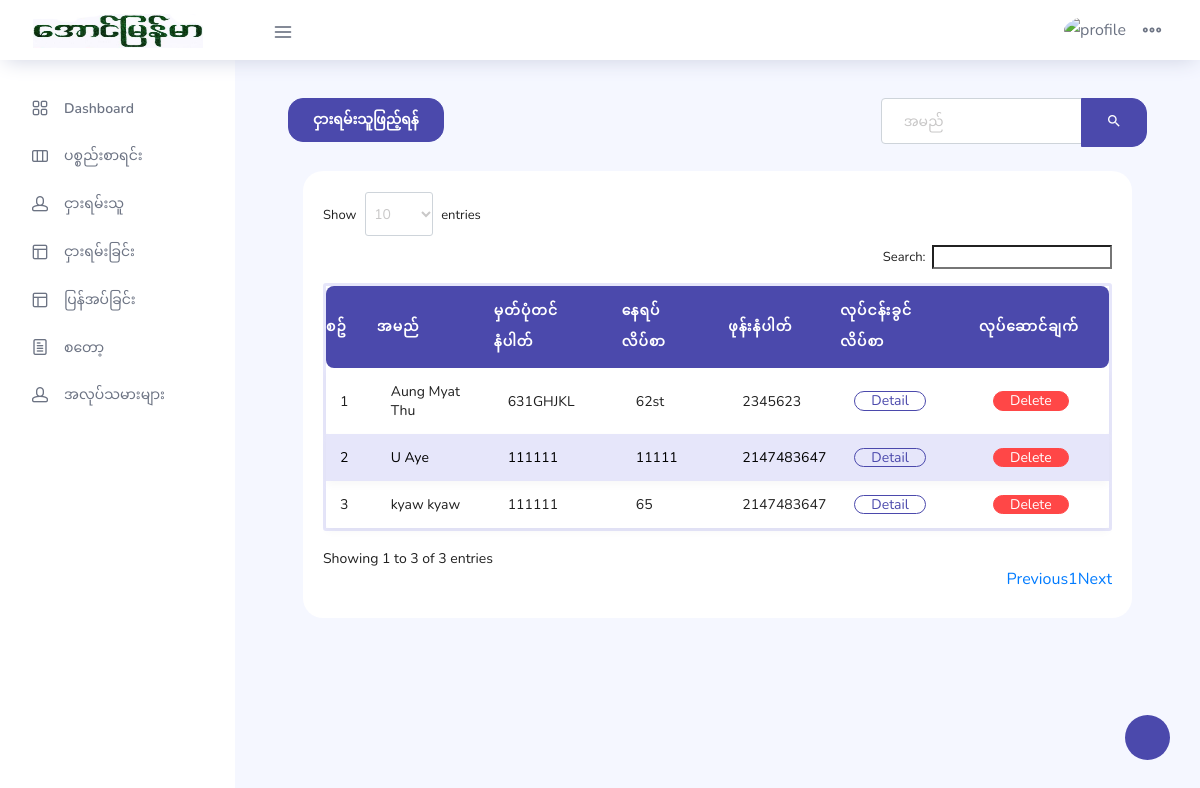
The page /customer.php (signed in) on the database as committed earlier.
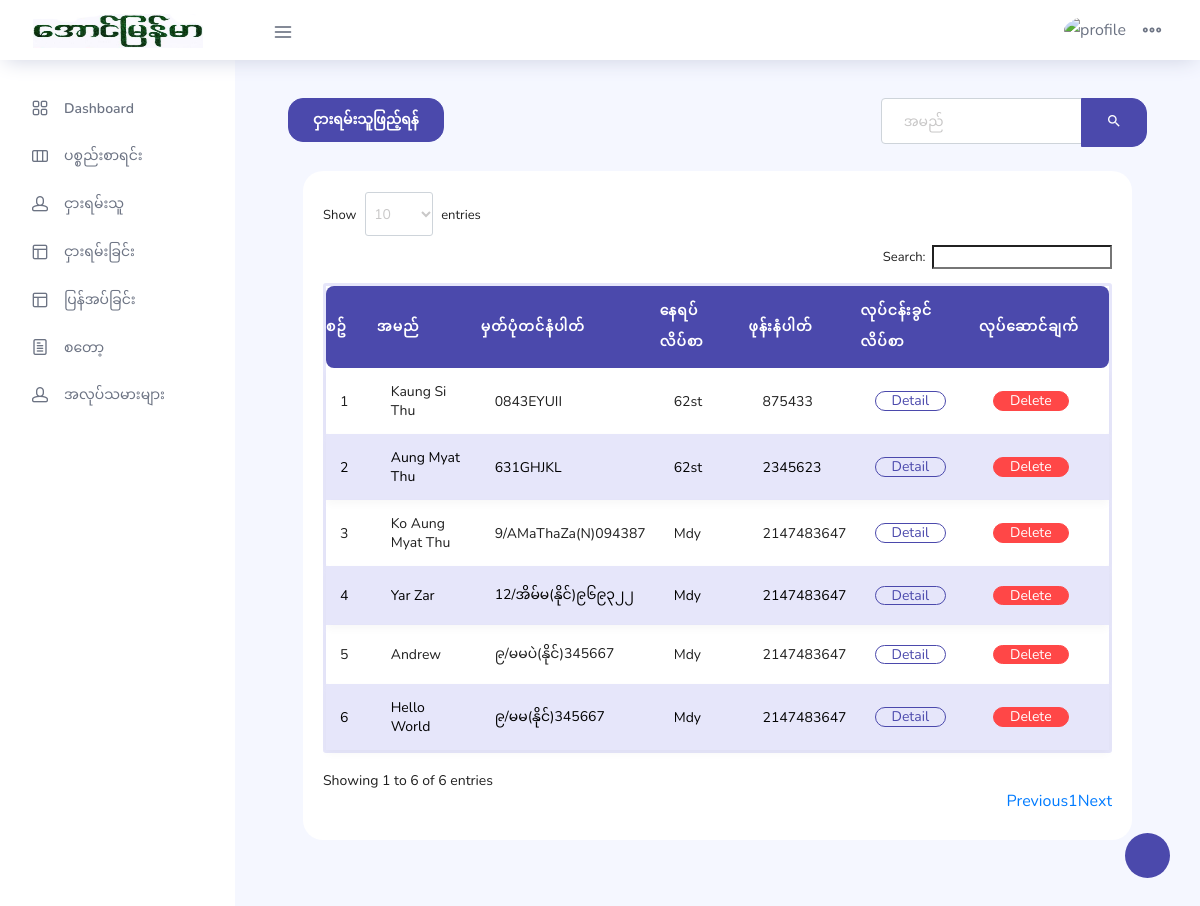
The same page on the database as committed later.
### tables this page shows
CREATE TABLE `customer` (
  `id` int(11) NOT NULL,
  `cus_name` varchar(255) NOT NULL,
  `NRC` varchar(255) NOT NULL,
  `address` varchar(255) NOT NULL,
  `phone_number` varchar(255) NOT NULL
);

### customer.php (the view, shortened to what this page needs)
<?php
include_once __DIR__."/includes/config.php";
?>
<?php
include_once "layouts/header.php";
?>
      <div class="main-panel">
            <div class="content-wrapper">
                <div class="container-fluid">
            <div class="row mb-4">
              <div class="col text-left">
                <a href="#" class="btn btn-primary" data-toggle="modal" data-target="#largeModal"><b> ငှားရမ်းသူဖြည့်ရန်</b></a>
              </div>
              <div class="input-group col-md-4">
              <input type="text" class="form-control" name="" id="" placeholder="အမည်">
                <div class="input-group-append">
                <button class="btn btn-primary" type="button">
                <i class="mdi mdi-magnify"></i>
                </button>
                </div>
              </div>
</div>
<div class="container-fluid mt-3">
                <div class="row">
                    <div class="col-md-12 grid-margin stretch-card">
                        <div class="card">
                            <div class="card-body">
                                <div class="row">
                                    <div class="col-12">
                                        <div class="table-responsive">
                                            <table id="datatable" class="display expandable-table no-footer" style="width:100%">
                                                <thead>
                                                    <tr>
                                                    <th>စဥ်</th>
                                                    <th>အမည်</th>
                                                    <th>မှတ်ပုံတင်နံပါတ်</th>
                                                    <th>နေရပ်လိပ်စာ</th>
                                                    <th>ဖုန်းနံပါတ်</th>
                                                    <th>လုပ်ငန်းခွင်လိပ်စာ</th>
                                                    <th>လုပ်ဆောင်ချက်</th>
                                                    </tr>
                                                </thead>
                                                <tbody>
                                                <?php
                          $query = "select * from customer ";
                          $result = mysqli_query($con,$query);
                          $count = 1;
                          while($row = mysqli_fetch_array($result) ){
                          $data_id = $row['id'];
                          $data_name = $row['cus_name'];
                          $data_nrc= $row['NRC'];
                          $data_add = $row['address'];
                          $data_ph = $row['phone_number'];
                          ?>
                        <tr>
                        <td><?php echo $count; ?></td>
                        <td> <div contentEditable='true' class='cust_edit' id='name_<?php echo $data_id; ?>'> <?php echo $data_name; ?></div> </td>
                        <td> <div contentEditable='true' class='cust_edit' id='nrc_<?php echo $data_id; ?>'> <?php echo $data_nrc; ?></div> </td>
                        <td> <div contentEditable='true' class='cust_edit' id='address_<?php echo $data_id; ?>'><?php echo $data_add; ?> </div> </td>
                        <td> <div contentEditable='true' class='cust_edit' id='phone_number_<?php echo $data_id; ?>'><?php echo $data_ph; ?> </div> </td>
                        <td  ><a class="btn btn-outline-primary detail"  id='<?php echo $data_id ?>' data-toggle="modal" data-target="#detail">Detail</a></td>
                        <td  cid='<?php echo $data_id; ?>'><a class='btn btn-danger deleteCustomer '> Delete</a></td>
                        </tr>
                        <?php
                        $count ++;
                        }
                        ?>
                                                </tbody>
                                            </table>
                                        </div>
                                    </div>
                                </div>
                            </div>
                        </div>
                    </div>
                </div>
            </div>
     </div>
    </div>
     </div>
    </div>
<?php
include_once "layouts/footer.php";
?>

### layouts/header.php (shortened to what this page needs)
<!DOCTYPE html>
<html lang="en">
<head>
  <link rel="stylesheet" href="vendors/feather/feather.css">
  <link rel="stylesheet" href="vendors/ti-icons/css/themify-icons.css">
  <link rel="stylesheet" href="vendors/css/vendor.bundle.base.css">
  <link rel="stylesheet" href="vendors/mdi/css/materialdesignicons.min.css">
  <link rel="stylesheet" href="vendors/ti-icons/css/themify-icons.css">
  <link rel="stylesheet" href="css/vertical-layout-light/style.css">
  <link rel="stylesheet" href="vendors/datatables.net-bs4/dataTables.bootstrap4.css">
  <link rel="stylesheet" href="css/style.css">
  <linK rel="stylesheet" href="css/detail_form.css">
</head>
<body>
  <div class="container-scroller">
    <nav class="navbar col-lg-12 col-12 p-0 fixed-top d-flex flex-row">
      <div class="text-center navbar-brand-wrapper d-flex align-items-center justify-content-center">
        <a class="navbar-brand brand-logo ml-2" href="#"><img width="170px" height="100px" src="images/agmyanmar.png" class="mr-2" alt="logo"/></a>
      </div>
      <div class="navbar-menu-wrapper d-flex align-items-center justify-content-end">
        <button class="navbar-toggler navbar-toggler align-self-center" type="button" data-toggle="minimize">
          <span class="icon-menu"></span>
        </button>
        <ul class="navbar-nav navbar-nav-right">
          <li class="nav-item nav-profile dropdown">
            <a class="nav-link dropdown-toggle" href="#" data-toggle="dropdown" id="profileDropdown">
              <img src="images/faces/face28.jpg" alt="profile"/>
            </a>
          </li>
          <li class="nav-item nav-settings d-none d-lg-flex">
            <a class="nav-link" href="#">
              <i class="icon-ellipsis"></i>
            </a>
          </li>
        </ul>
      </div>
    </nav>
    <div class="container-fluid page-body-wrapper">
      <div class="theme-setting-wrapper">
        <div id="settings-trigger"><i class="ti-settings"></i></div>
      </div>
      <nav class="sidebar sidebar-offcanvas" id="sidebar">
        <ul class="nav">
          <li class="nav-item">
            <a class="nav-link" href="index.php">
              <i class="icon-grid menu-icon"></i>
              <span class="menu-title">Dashboard</span>
            </a>
          </li>
          <li class="nav-item">
            <a class="nav-link" data-toggle="collapse" href="#category" aria-expanded="false" aria-controls="category">
              <i class="icon-columns menu-icon"></i>
              <span class="menu-title">ပစ္စည်းစာရင်း</span>
              <i class="menu-arrow"></i>
            </a>
          </li>
          <li class="nav-item">
            <a class="nav-link" href="customer.php">
              <i class="icon-head menu-icon"></i>
              <span class="menu-title">ငှားရမ်းသူ</span>
            </a>
          </li>
          <li class="nav-item">
            <a class="nav-link" href="lent.php">
              <i class="icon-layout menu-icon"></i>
              <span class="menu-title">ငှားရမ်းခြင်း</span>
            </a>
          </li>
          <li class="nav-item">
            <a class="nav-link" data-toggle="collapse" href="#return" aria-expanded="false" aria-controls="category">
              <i class="icon-layout menu-icon"></i>
              <span class="menu-title">ပြန်အပ်ခြင်း</span>
              <i class="menu-arrow"></i>
            </a>
          </li>
          <li class="nav-item">
            <a class="nav-link" data-toggle="collapse" href="#stock" aria-expanded="false" aria-controls="category">
              <i class="icon-paper menu-icon"></i>
              <span class="menu-title">စတော့</span>
              <i class="menu-arrow"></i>
            </a>
          </li>
          <li class="nav-item">
            <a class="nav-link" href="employee.php">
              <i class="icon-head menu-icon"></i>
              <span class="menu-title">အလုပ်သမားများ</span>
            </a>
          </li>
        </ul>
      </nav>

### layouts/footer.php (shortened to what this page needs)
</div>
</body>
</html>

### css/style.css (style rules this page uses)
table { border:3px solid lavender; border-radius:3px; }
table tr:nth-child(1) th { color:white; padding:10px 0px; letter-spacing: 1px; }
table td { padding:10px; }
table tr:nth-child(even) { background-color:lavender; color:black; }

Rows that differ between the two databases and show on the page:
added customer: cus_name "Kaung Si Thu", NRC "0843EYUII", address "62st", phone_number "875433"
changed customer: cus_name "U Aye" → "Ko Aung Myat Thu"; NRC "111111" → "9/AMaThaZa(N)094387"; address "11111" → "Mdy"
changed customer: cus_name "kyaw kyaw" → "Yar Zar"; NRC "111111" → "12/အိမ်မ(နိုင်)၉၆၉၃၂၂"; address "65" → "Mdy"
added customer: cus_name "Andrew", NRC "၉/မမပဲ(နိုင်)345667", address "Mdy", phone_number "2147483647"
added customer: cus_name "Hello World", NRC "၉/မမ(နိုင်)345667", address "Mdy", phone_number "2147483647"
Other text that changed with them:
text written by a page script: "Show entries Search: Showing 1 to 3 of 3 entries Previous 1 Next" → "Show entries Search: Showing 1 to 6 of 6 entries Previous 1 Next"
